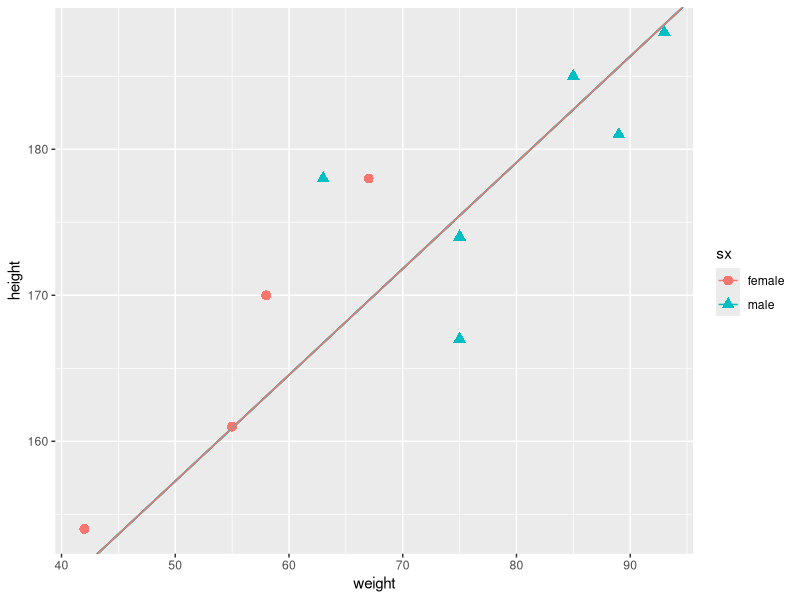
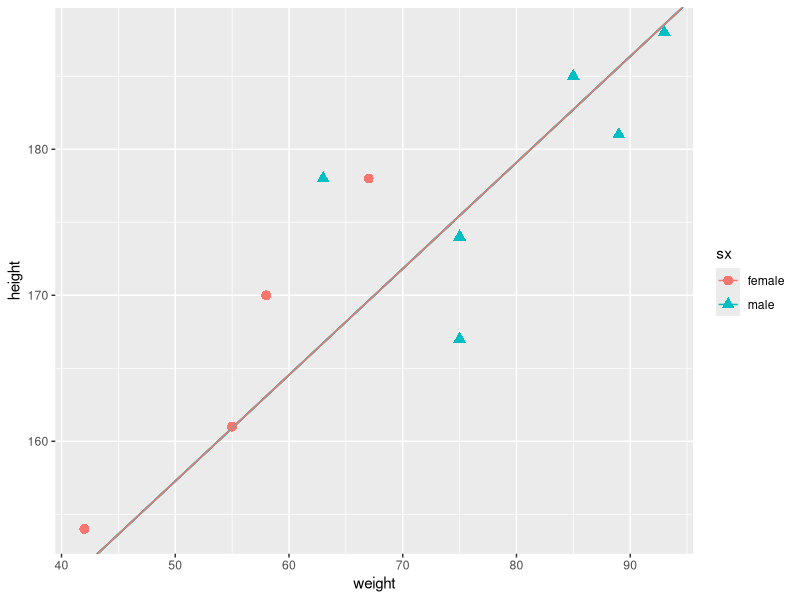

R code for these plots, in order:
library("ggplot2")
foo=c(1,2,3,4,5,6)
bar=c(10,20,30,40,50,60)
car=qplot(foo,bar)+geom_line(lty=6,col="black")+geom_hline(yintercept=c(20,40),lty=1,col="black")+
  geom_segment(mapping=aes(x=2,y=30,xend=4,yend=30))


#a
wt=c(55,85,75,42,93,63,58,75,89,67)
ht=c(161,185,174,154,188,178,170,167,181,178)
sx=factor(c(0,1,1,0,1,1,0,1,1,0))
levels(sx)=c("female","male")

# jpeg(filename = "C:/Users/jenith/Desktop/data analysis/pic.jpeg")
# 
# pdf(file = "C:/Users/jenith/Desktop/data analysis/rpdf.pdf")

qplot(wt,ht,geom="blank",shape=sx,col=sx,xlab="weight",ylab="height")+
  geom_point(size=3)+geom_segment(x=40,y=150,xend=95,yend=190)
ggsave(filename="C:/Users/jenith/Desktop/R by Swayam/rpdf1.pdf")








